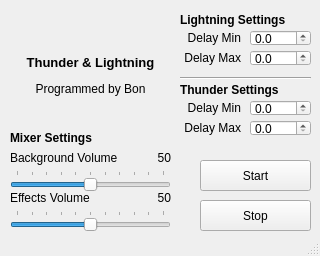
<?xml version="1.0" encoding="UTF-8"?>
<ui version="4.0">
 <class>Main</class>
 <widget class="QMainWindow" name="Main">
  <property name="enabled">
   <bool>true</bool>
  </property>
  <property name="geometry">
   <rect>
    <x>0</x>
    <y>0</y>
    <width>320</width>
    <height>256</height>
   </rect>
  </property>
  <property name="sizePolicy">
   <sizepolicy hsizetype="Fixed" vsizetype="Fixed">
    <horstretch>0</horstretch>
    <verstretch>0</verstretch>
   </sizepolicy>
  </property>
  <property name="minimumSize">
   <size>
    <width>320</width>
    <height>256</height>
   </size>
  </property>
  <property name="maximumSize">
   <size>
    <width>320</width>
    <height>256</height>
   </size>
  </property>
  <property name="windowTitle">
   <string>Thunder &amp; Lightning Controller</string>
  </property>
  <widget class="QWidget" name="centralwidget">
   <widget class="QLabel" name="lightningDelayMinLabel">
    <property name="geometry">
     <rect>
      <x>180</x>
      <y>30</y>
      <width>61</width>
      <height>16</height>
     </rect>
    </property>
    <property name="toolTip">
     <string>Minimum range in seconds for a lightning strike</string>
    </property>
    <property name="text">
     <string>Delay Min</string>
    </property>
    <property name="alignment">
     <set>Qt::AlignRight|Qt::AlignTrailing|Qt::AlignVCenter</set>
    </property>
   </widget>
   <widget class="QDoubleSpinBox" name="lightningDelayMinSpinbox">
    <property name="geometry">
     <rect>
      <x>250</x>
      <y>30</y>
      <width>61</width>
      <height>16</height>
     </rect>
    </property>
    <property name="decimals">
     <number>1</number>
    </property>
    <property name="singleStep">
     <double>0.200000000000000</double>
    </property>
   </widget>
   <widget class="QLabel" name="lightningDelayMaxLabel">
    <property name="geometry">
     <rect>
      <x>180</x>
      <y>50</y>
      <width>61</width>
      <height>16</height>
     </rect>
    </property>
    <property name="toolTip">
     <string>Maximum range in seconds for a lightning strike</string>
    </property>
    <property name="text">
     <string>Delay Max</string>
    </property>
    <property name="alignment">
     <set>Qt::AlignRight|Qt::AlignTrailing|Qt::AlignVCenter</set>
    </property>
   </widget>
   <widget class="QDoubleSpinBox" name="lightningDelayMaxSpinbox">
    <property name="geometry">
     <rect>
      <x>250</x>
      <y>50</y>
      <width>61</width>
      <height>16</height>
     </rect>
    </property>
    <property name="decimals">
     <number>1</number>
    </property>
    <property name="singleStep">
     <double>0.200000000000000</double>
    </property>
   </widget>
   <widget class="QPushButton" name="buttonProgramStart">
    <property name="geometry">
     <rect>
      <x>200</x>
      <y>160</y>
      <width>111</width>
      <height>31</height>
     </rect>
    </property>
    <property name="text">
     <string>Start</string>
    </property>
   </widget>
   <widget class="QPushButton" name="buttonProgramStop">
    <property name="geometry">
     <rect>
      <x>200</x>
      <y>200</y>
      <width>111</width>
      <height>31</height>
     </rect>
    </property>
    <property name="text">
     <string>Stop</string>
    </property>
   </widget>
   <widget class="QLabel" name="lightningSettingsLabel">
    <property name="geometry">
     <rect>
      <x>180</x>
      <y>10</y>
      <width>131</width>
      <height>20</height>
     </rect>
    </property>
    <property name="font">
     <font>
      <weight>75</weight>
      <bold>true</bold>
      <underline>false</underline>
      <stylestrategy>PreferDefault</stylestrategy>
      <kerning>true</kerning>
     </font>
    </property>
    <property name="text">
     <string>Lightning Settings</string>
    </property>
    <property name="alignment">
     <set>Qt::AlignLeading|Qt::AlignLeft|Qt::AlignVCenter</set>
    </property>
   </widget>
   <widget class="QDoubleSpinBox" name="thunderDelayMinSpinbox">
    <property name="geometry">
     <rect>
      <x>250</x>
      <y>100</y>
      <width>61</width>
      <height>16</height>
     </rect>
    </property>
    <property name="decimals">
     <number>1</number>
    </property>
    <property name="singleStep">
     <double>0.500000000000000</double>
    </property>
   </widget>
   <widget class="QDoubleSpinBox" name="thunderDelayMaxSpinbox">
    <property name="geometry">
     <rect>
      <x>250</x>
      <y>120</y>
      <width>61</width>
      <height>16</height>
     </rect>
    </property>
    <property name="decimals">
     <number>1</number>
    </property>
    <property name="singleStep">
     <double>0.500000000000000</double>
    </property>
   </widget>
   <widget class="QLabel" name="thunderSettingsLabel">
    <property name="geometry">
     <rect>
      <x>180</x>
      <y>80</y>
      <width>131</width>
      <height>20</height>
     </rect>
    </property>
    <property name="font">
     <font>
      <weight>75</weight>
      <bold>true</bold>
      <underline>false</underline>
      <stylestrategy>PreferDefault</stylestrategy>
      <kerning>true</kerning>
     </font>
    </property>
    <property name="text">
     <string>Thunder Settings</string>
    </property>
    <property name="alignment">
     <set>Qt::AlignLeading|Qt::AlignLeft|Qt::AlignVCenter</set>
    </property>
   </widget>
   <widget class="QLabel" name="thunderDelayMaxLabel">
    <property name="geometry">
     <rect>
      <x>180</x>
      <y>120</y>
      <width>61</width>
      <height>16</height>
     </rect>
    </property>
    <property name="toolTip">
     <string>Maximum range in seconds for thunder after a lightning stike</string>
    </property>
    <property name="text">
     <string>Delay Max</string>
    </property>
    <property name="alignment">
     <set>Qt::AlignRight|Qt::AlignTrailing|Qt::AlignVCenter</set>
    </property>
   </widget>
   <widget class="QLabel" name="thunderDelayMinLabel">
    <property name="geometry">
     <rect>
      <x>180</x>
      <y>100</y>
      <width>61</width>
      <height>16</height>
     </rect>
    </property>
    <property name="toolTip">
     <string>Minimum range in seconds for thunder after a lightning stike</string>
    </property>
    <property name="text">
     <string>Delay Min</string>
    </property>
    <property name="alignment">
     <set>Qt::AlignRight|Qt::AlignTrailing|Qt::AlignVCenter</set>
    </property>
   </widget>
   <widget class="Line" name="settingsDividerLine">
    <property name="geometry">
     <rect>
      <x>180</x>
      <y>70</y>
      <width>131</width>
      <height>16</height>
     </rect>
    </property>
    <property name="orientation">
     <enum>Qt::Horizontal</enum>
    </property>
   </widget>
   <widget class="QLabel" name="mixerSettingsLabel">
    <property name="geometry">
     <rect>
      <x>10</x>
      <y>130</y>
      <width>161</width>
      <height>16</height>
     </rect>
    </property>
    <property name="font">
     <font>
      <weight>75</weight>
      <bold>true</bold>
     </font>
    </property>
    <property name="text">
     <string>Mixer Settings</string>
    </property>
   </widget>
   <widget class="QLabel" name="volumeBackgroundLabel">
    <property name="geometry">
     <rect>
      <x>10</x>
      <y>150</y>
      <width>131</width>
      <height>16</height>
     </rect>
    </property>
    <property name="text">
     <string>Background Volume</string>
    </property>
    <property name="alignment">
     <set>Qt::AlignLeading|Qt::AlignLeft|Qt::AlignVCenter</set>
    </property>
   </widget>
   <widget class="QSlider" name="volumeEffectsSlider">
    <property name="geometry">
     <rect>
      <x>10</x>
      <y>210</y>
      <width>161</width>
      <height>21</height>
     </rect>
    </property>
    <property name="maximum">
     <number>100</number>
    </property>
    <property name="singleStep">
     <number>5</number>
    </property>
    <property name="value">
     <number>50</number>
    </property>
    <property name="orientation">
     <enum>Qt::Horizontal</enum>
    </property>
    <property name="tickPosition">
     <enum>QSlider::TicksAbove</enum>
    </property>
    <property name="tickInterval">
     <number>10</number>
    </property>
   </widget>
   <widget class="QLabel" name="volumeEffectsLabel">
    <property name="geometry">
     <rect>
      <x>10</x>
      <y>190</y>
      <width>131</width>
      <height>16</height>
     </rect>
    </property>
    <property name="text">
     <string>Effects Volume</string>
    </property>
    <property name="alignment">
     <set>Qt::AlignLeading|Qt::AlignLeft|Qt::AlignVCenter</set>
    </property>
   </widget>
   <widget class="QSlider" name="volumeBackgroundSlider">
    <property name="geometry">
     <rect>
      <x>10</x>
      <y>170</y>
      <width>161</width>
      <height>21</height>
     </rect>
    </property>
    <property name="maximum">
     <number>100</number>
    </property>
    <property name="singleStep">
     <number>5</number>
    </property>
    <property name="value">
     <number>50</number>
    </property>
    <property name="orientation">
     <enum>Qt::Horizontal</enum>
    </property>
    <property name="tickPosition">
     <enum>QSlider::TicksAbove</enum>
    </property>
    <property name="tickInterval">
     <number>10</number>
    </property>
   </widget>
   <widget class="QLabel" name="volumeBackgroundValue">
    <property name="geometry">
     <rect>
      <x>140</x>
      <y>150</y>
      <width>31</width>
      <height>16</height>
     </rect>
    </property>
    <property name="text">
     <string>50</string>
    </property>
    <property name="alignment">
     <set>Qt::AlignRight|Qt::AlignTrailing|Qt::AlignVCenter</set>
    </property>
   </widget>
   <widget class="QLabel" name="volumeEffectsValue">
    <property name="geometry">
     <rect>
      <x>140</x>
      <y>190</y>
      <width>31</width>
      <height>16</height>
     </rect>
    </property>
    <property name="text">
     <string>50</string>
    </property>
    <property name="alignment">
     <set>Qt::AlignRight|Qt::AlignTrailing|Qt::AlignVCenter</set>
    </property>
   </widget>
   <widget class="QLabel" name="label">
    <property name="geometry">
     <rect>
      <x>20</x>
      <y>20</y>
      <width>141</width>
      <height>111</height>
     </rect>
    </property>
    <property name="text">
     <string>&lt;html&gt;&lt;head/&gt;&lt;body&gt;&lt;p align=&quot;center&quot;&gt;&lt;span style=&quot; font-size:10pt; font-weight:600;&quot;&gt;Thunder &amp;amp; Lightning&lt;/span&gt;&lt;/p&gt;&lt;p align=&quot;center&quot;&gt;Programmed by Bon&lt;/p&gt;&lt;/body&gt;&lt;/html&gt;</string>
    </property>
    <property name="alignment">
     <set>Qt::AlignLeading|Qt::AlignLeft|Qt::AlignVCenter</set>
    </property>
    <property name="wordWrap">
     <bool>true</bool>
    </property>
    <property name="margin">
     <number>0</number>
    </property>
    <property name="indent">
     <number>-1</number>
    </property>
   </widget>
  </widget>
  <widget class="QStatusBar" name="statusbar"/>
 </widget>
 <resources/>
 <connections/>
</ui>
